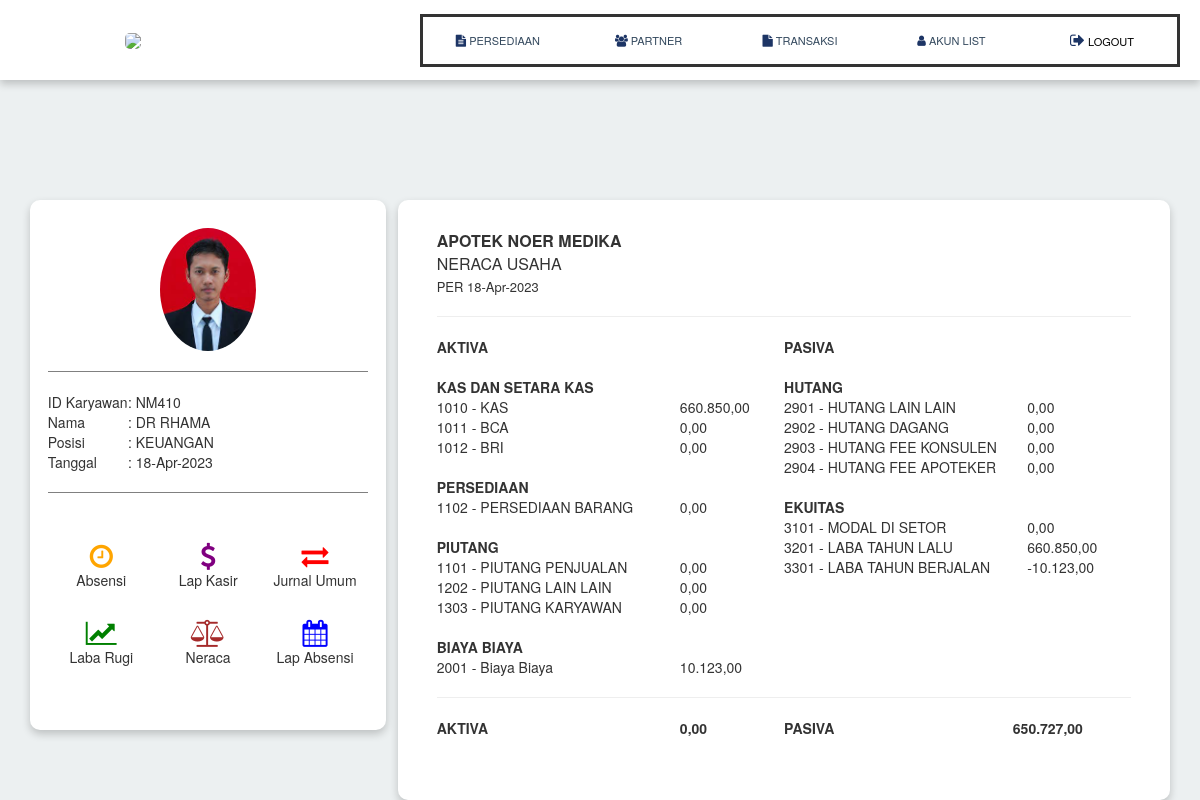
Screenshot of /account/neraca.php (signed in) with the database file from the repository.
### tables this page shows
CREATE TABLE `db_user` (
  `no` int(10) NOT NULL,
  `id_user` varchar(100) NOT NULL,
  `nama` varchar(100) NOT NULL,
  `alamat` varchar(100) NOT NULL,
  `hp` varchar(15) NOT NULL,
  `email` varchar(100) NOT NULL,
  `jabatan` varchar(25) NOT NULL,
  `username` varchar(10) NOT NULL,
  `password` varchar(6) NOT NULL,
  `jenis_kelamin` varchar(25) NOT NULL,
  `foto` varchar(100) NOT NULL,
  `fee` varchar(5) NOT NULL,
  `activation_status` int(1) NOT NULL DEFAULT 1
);

CREATE TABLE `list_akun` (
  `no` int(100) NOT NULL,
  `id` varchar(6) DEFAULT NULL,
  `name` varchar(100) DEFAULT NULL,
  `kategori` varchar(30) DEFAULT NULL,
  `jenis_akun` varchar(100) NOT NULL
);

### account/neraca.php (the view, shortened to what the rows shown need)
<?php
require_once "akses.php";
include "mainhead.php";
$thnnow  = date("Y");
$tglnow = date("d-M-Y");
?>
<table width="95%" align="center">
<?php include "dash-left-keuangan.php"; ?>
<td valign="top" style="height:600px;width:65%;background:white;box-shadow:0 4px 8px 0 rgba(0, 0, 0, 0.2);border-radius:10px;">
<table width="90%" style="margin-top:0px;">
    <td width="50%" valign="top" style="border:0px solid #d1d1d1;border-radius:5px;">
    <table width="100%">
<td><b>AKTIVA</b></td></tr>
<td colspan="2">&nbsp;</td></tr>
<td><b>KAS DAN SETARA KAS</b></td></tr>
    <?php
    $qry=mysqli_query($koneksi, "SELECT * From list_akun where jenis_akun like 'AKTIVA' and kategori like 'KAS' order by id asc");
    while ($record1=mysqli_fetch_array($qry)) {
    $sqlpengunjung="select sum(debet) kunjung from mutasi where kategori like 'KAS' and nama_akun like '$record1[name]'";
    $resultpengunjung = mysqli_query($koneksi, $sqlpengunjung);
    $pengunjung=mysqli_fetch_object($resultpengunjung);
    $totalpengunjunga1=$pengunjung->kunjung;
    $a1 = $totalpengunjunga1;
    $sqlpengunjung="select sum(kredit) kunjung from mutasi where kategori like 'KAS' and nama_akun like '$record1[name]'";
    $resultpengunjung = mysqli_query($koneksi, $sqlpengunjung);
    $pengunjung=mysqli_fetch_object($resultpengunjung);
    $totalpengunjungb1=$pengunjung->kunjung;
    $b1 = $totalpengunjungb1;
    $saldo = $a1 - $b1;
    $saldorp  = number_format($saldo,2,",",".");
    ?>
    <td width="70%"><?php echo "$record1[id]"; ?> - <?php echo "$record1[name]"; ?></td>
    <td width="30%">
        <table width="100%">
            <td width="50%"><?php echo "$saldorp"; ?></td>
            <td width="50%">&nbsp;</td>
        </table>
    </td>
    <?php
    }
    ?>
<td colspan="2">&nbsp;</td></tr>
<td><b>PERSEDIAAN</b></td></tr>
    <?php
    $qry=mysqli_query($koneksi, "SELECT * From list_akun where jenis_akun like 'AKTIVA' and kategori like 'PERSEDIAAN' order by id asc");
    while ($record19=mysqli_fetch_array($qry)) {
    $sqlpengunjung="select sum(debet) kunjung from mutasi where kategori like 'PERSEDIAAN' and year(tanggal) like '$thnnow' and nama_akun like '$record19[name]'";
    $resultpengunjung = mysqli_query($koneksi, $sqlpengunjung);
    $pengunjung=mysqli_fetch_object($resultpengunjung);
    $totalpengunjunga19=$pengunjung->kunjung;
    $a19 = $totalpengunjunga19;
    $sqlpengunjung="select sum(kredit) kunjung from mutasi where kategori like 'PERSEDIAAN' and year(tanggal) like '$thnnow'";
    $resultpengunjung = mysqli_query($koneksi, $sqlpengunjung);
    $pengunjung=mysqli_fetch_object($resultpengunjung);
    $totalpengunjunga39=$pengunjung->kunjung;
    $a39 = $totalpengunjunga39;
    $persediaan = $a19 - $a39;
    $persediaanrp  = number_format($persediaan,2,",",".");
    ?>
    <td><?php echo "$record19[id]"; ?> - PERSEDIAAN BARANG</td>
    <td>
        <table width="100%">
            <td width="50%"><?php echo "$persediaanrp"; ?></td>
            <td width="50%">&nbsp;</td>
        </table>
    </td>
    <?php
    }
    ?>
<td colspan="2">&nbsp;</td></tr>
<td><b>PIUTANG</b></td></tr>
    <?php
    $qry=mysqli_query($koneksi, "SELECT * From list_akun where jenis_akun like 'AKTIVA' and kategori like 'PIUTANG' order by id asc");
    while ($record3=mysqli_fetch_array($qry)) {
    $sqlpengunjung="select sum(debet) kunjung from mutasi where kategori like 'PIUTANG' and year(tanggal) like '$thnnow' and nama_akun like '$record3[name]'";
    $resultpengunjung = mysqli_query($koneksi, $sqlpengunjung);
    $pengunjung=mysqli_fetch_object($resultpengunjung);
    $totalpengunjunga3=$pengunjung->kunjung;
    $a3 = $totalpengunjunga3;
    $sqlpengunjung="select sum(kredit) kunjung from mutasi where kategori like 'PIUTANG' and year(tanggal) like '$thnnow' and nama_akun like '$record3[name]'";
    $resultpengunjung = mysqli_query($koneksi, $sqlpengunjung);
    $pengunjung=mysqli_fetch_object($resultpengunjung);
    $totalpengunjungb3=$pengunjung->kunjung;
    $b3 = $totalpengunjungb3;
    $saldopiutang = $a3 - $b3;
    $saldopiutangrp  = number_format($saldopiutang,2,",",".");
    ?>
    <td><?php echo "$record3[id]"; ?> - <?php echo "$record3[name]"; ?></td>
    <td>
        <table width="100%">
            <td width="50%"><?php echo "$saldopiutangrp"; ?></td>
            <td width="50%">&nbsp;</td>
        </table>
    </td>
    <?php
    }
    ?>
<td colspan="2">&nbsp;</td></tr>
<td><b>BIAYA BIAYA</b></td></tr>
    <?php
    $qry=mysqli_query($koneksi, "SELECT * From list_akun where jenis_akun like 'AKTIVA' and kategori like 'BIAYA BIAYA' group by kategori order by id asc");
    while ($record4=mysqli_fetch_array($qry)) {
    $sqlpengunjung="select sum(debet) kunjung from mutasi where kategori like 'BIAYA BIAYA' and year(tanggal) like '$thnnow'";
    $resultpengunjung = mysqli_query($koneksi, $sqlpengunjung);
    $pengunjung=mysqli_fetch_object($resultpengunjung);
    $totalpengunjunga4=$pengunjung->kunjung;
    $a4 = $totalpengunjunga4;
    $a4rp  = number_format($a4,2,",",".");
    ?>
    <td><?php echo "$record4[id]"; ?> - Biaya Biaya</td>
    <td>
        <table width="100%">
            <td width="50%"><?php echo "$a4rp"; ?></td>
            <td width="50%">&nbsp;</td>
        </table>
    </td>
    <?php
    }
    ?>
    </table>
    </td>
    <td width="50%" valign="top" style="border:0px solid #d1d1d1;border-radius:5px;">
    <table width="100%">
<td><b>PASIVA</b></td></tr>
<td colspan="2">&nbsp;</td></tr>
<td><b>HUTANG</b></td></tr>
    <?php
    $qry=mysqli_query($koneksi, "SELECT * From list_akun where jenis_akun like 'PASIVA' and kategori like 'HUTANG' order by id asc");
    while ($record5=mysqli_fetch_array($qry)) {
    $sqlpengunjung="select sum(kredit) kunjung from mutasi where kategori like 'HUTANG' and nama_akun like '$record5[name]' and year(tanggal) like '$thnnow'";
    $resultpengunjung = mysqli_query($koneksi, $sqlpengunjung);
    $pengunjung=mysqli_fetch_object($resultpengunjung);
    $totalpengunjunga5=$pengunjung->kunjung;
    $a5 = $totalpengunjunga5;
    $sqlpengunjung="select sum(debet) kunjung from mutasi where kategori like 'HUTANG' and nama_akun like '$record5[name]' and year(tanggal) like '$thnnow'";
    $resultpengunjung = mysqli_query($koneksi, $sqlpengunjung);
    $pengunjung=mysqli_fetch_object($resultpengunjung);
    $totalpengunjungb4=$pengunjung->kunjung;
    $b4 = $totalpengunjungb4;
    $saldohutang   = $a5 - $b4;
    $saldohutangrp = number_format($saldohutang,2,",",".");
    ?>
    <td width="70%"><?php echo "$record5[id]"; ?> - <?php echo "$record5[name]"; ?></td>
    <td width="30%">
        <table width="100%">
            <td width="50%"><?php echo "$saldohutangrp"; ?></td>
            <td width="50%">&nbsp;</td>
        </table>
    </td>
    <?php
    }
    ?>
<td colspan="2">&nbsp;</td></tr>
<td><b>EKUITAS</b></td></tr>
    <?php
    $qry=mysqli_query($koneksi, "SELECT * From list_akun where jenis_akun like 'PASIVA' and kategori like 'EKUITAS' order by id asc");
    while ($record6=mysqli_fetch_array($qry)) {
    $sqlpengunjung="select sum(kredit) kunjung from mutasi where kategori like 'EKUITAS' and nama_akun like '$record6[name]' and year(tanggal) like '$thnnow'";
    $resultpengunjung = mysqli_query($koneksi, $sqlpengunjung);
    $pengunjung=mysqli_fetch_object($resultpengunjung);
    $totalpengunjunga10=$pengunjung->kunjung;
    $a10 = $totalpengunjunga10;
    $a10rp  = number_format($a10,2,",",".");
    ?>
    <td width="60%"><?php echo "$record6[id]"; ?> - <?php echo "$record6[name]"; ?></td>
    <td width="40%">
        <table width="100%">
            <td width="50%"><?php echo "$a10rp"; ?></td>
            <td width="50%">&nbsp;</td>
        </table>
    </td>
    <?php
    }
    ?>
    <td>3201 - LABA TAHUN LALU</td>
    <td>
        <table width="100%">
        </table>
    </td>
    <td>3301 - LABA TAHUN BERJALAN</td>
    <td>
        <table width="100%">
        </table>
    </td>
    </table>
    </td></tr>
</table>
</td>

### account/dash-left-keuangan.php (shortened to what the rows shown need)
<td valign="top" style="width:30%;">
    <table align="center" style="height:530px;width:100%;background:white;box-shadow:0 4px 8px 0 rgba(0, 0, 0, 0.2);border-radius:10px;">
      <td><table style="width:90%;">
        <td colspan="2" align="center"><img src="staff-image/<?php echo "$akses[foto]"; ?>" style="width:30%;height:auto;margin-top:-35px;border-radius:100%;"></td></tr>
        <td colspan="2" align="center"><hr style="border:0px;height:1px;background:grey;"></td></tr>
        <td style="width:25%;">ID Karyawan</td>
        <td style="width:75%;">: <?php echo "$akses[id_user]"; ?></td></tr>
        <td style="width:25%;">Nama</td>
        <td style="width:75%;">: <?php echo "$akses[nama]"; ?></td></tr>
        <td style="width:25%;">Posisi</td>
        <td style="width:75%;">: <?php echo "$akses[jabatan]"; ?></td></tr>
        <td style="width:25%;">Tanggal</td>
        <td style="width:75%;">: <?php echo "$tglnow"; ?></td></tr>
        <td colspan="2" align="center"><hr style="border:0px;height:1px;background:grey;"></td></tr>
        <td colspan="2" align="center"><?php include "jam.php"; ?></td></tr>

### rows the page displays
db_user: foto (picture), id_user "NM410", nama "DR RHAMA", jabatan "KEUANGAN"
list_akun: id "1010", name "KAS", saldorp "660.850,00"
list_akun: id "1011", name "BCA", saldorp "0,00"
list_akun: id "1012", name "BRI", saldorp "0,00"
list_akun: id "1102", persediaanrp "0,00"
list_akun: id "1101", name "PIUTANG PENJUALAN", saldopiutangrp "0,00"
list_akun: id "1202", name "PIUTANG LAIN LAIN", saldopiutangrp "0,00"
list_akun: id "1303", name "PIUTANG KARYAWAN", saldopiutangrp "0,00"
list_akun: id "2001", a4rp "10.123,00"
list_akun: id "2901", name "HUTANG LAIN LAIN", saldohutangrp "0,00"
list_akun: id "2902", name "HUTANG DAGANG", saldohutangrp "0,00"
list_akun: id "2903", name "HUTANG FEE KONSULEN", saldohutangrp "0,00"
list_akun: id "2904", name "HUTANG FEE APOTEKER", saldohutangrp "0,00"
list_akun: id "3101", name "MODAL DI SETOR", a10rp "0,00"

### other values shown
$labathnlalurp "660.850,00"
$labathnberjalanrp "-10.123,00"
$totalaktivarp "0,00"
$totalpasivarp "650.727,00"
